Frame 1 (no input): blank canvas, image omitted
Frame 60 (the mouse pressed at the canvas centre just before this capture): blank canvas, image omitted
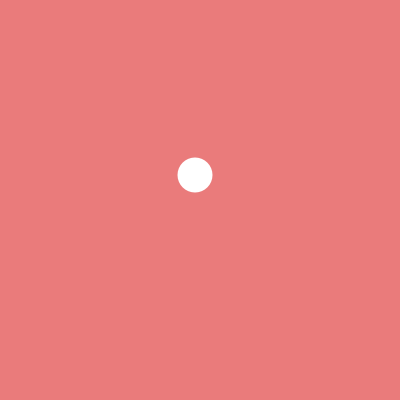
Frame 120 (the mouse held since frame 60 and released just before this capture)

The Processing sketch whose frames 1 and 60 were blank and that drew this single picture after the mouse press (run headless with seeded random() and noise(); from frame 60 on, the mouse is pressed at the canvas centre):

// Processing sketch: circleMoveTell
// ── circleMoveTell.pde

void setup() {
  size(400, 400);
}

void draw() {
  background(234, 123, 123);
  noStroke();
  fill(255, 255, 255);
  ellipse(mouseX-5, mouseY-25, 35, 35);
  println("The coordinates of x and y are: " + mouseX, mouseY);
  
}
